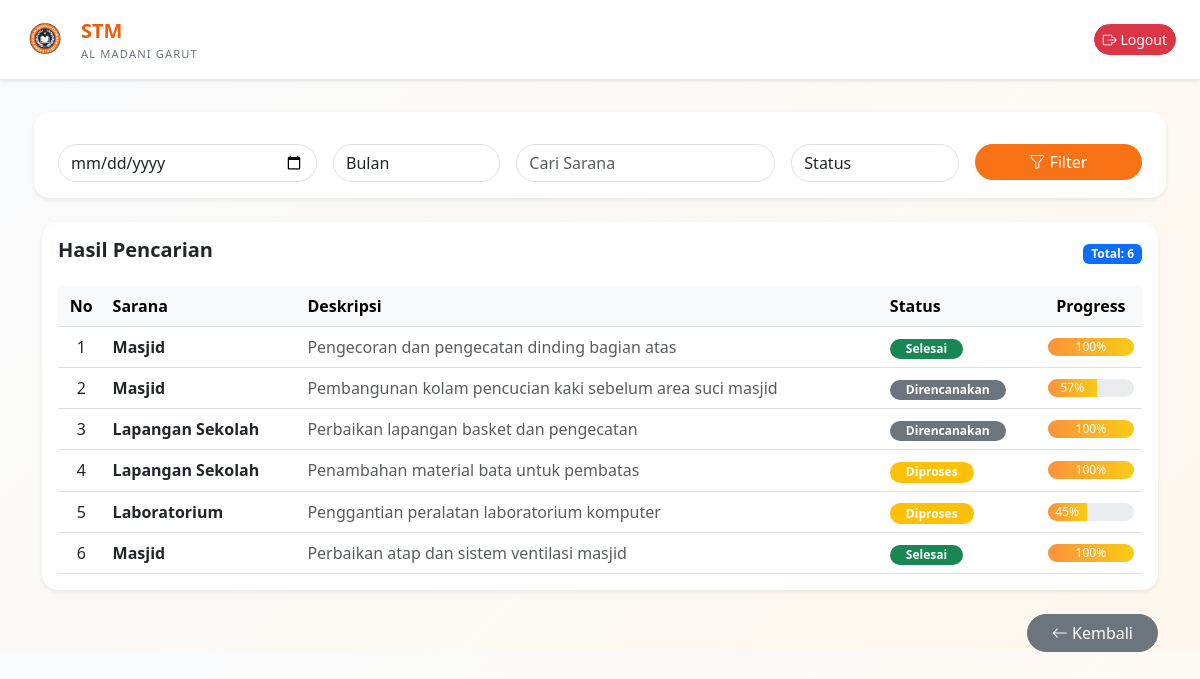
/admin/list_aspirasi.php, run on the app's committed database.
### tables this page shows
CREATE TABLE `data_aspirasi` (
  `id_aspirasi` int(11) NOT NULL,
  `sarana` varchar(100) NOT NULL,
  `deskripsi` text NOT NULL,
  `status` enum('direncanakan','diproses','selesai') DEFAULT 'direncanakan',
  `progress_persen` int(11) DEFAULT 0,
  `tanggal_mulai` date NOT NULL,
  `tanggal_selesai` date DEFAULT NULL,
  `created_at` timestamp NOT NULL DEFAULT current_timestamp(),
  `updated_at` timestamp NOT NULL DEFAULT current_timestamp() ON UPDATE current_timestamp()
);

### admin/list_aspirasi.php (the view, shortened to what this page needs)
<?php
include "../config/config.php";
$tanggal  = $_GET['tanggal'] ?? '';
$sarana   = $_GET['sarana'] ?? '';
$tanggal = mysqli_real_escape_string($koneksi, $tanggal);
$sarana  = mysqli_real_escape_string($koneksi, $sarana);
$query = "SELECT * FROM data_aspirasi WHERE 1=1";
$query .= " ORDER BY tanggal_mulai DESC";
$result = mysqli_query($koneksi, $query);
?>
<!DOCTYPE html>
<html lang="id">
<head>
<link href="https://cdn.jsdelivr.net/npm/bootstrap@5.3.0/dist/css/bootstrap.min.css" rel="stylesheet">
<link rel="stylesheet" href="https://cdn.jsdelivr.net/npm/bootstrap-icons@1.11.0/font/bootstrap-icons.css">
</head>
<body class="bg-gradient-to-br from-slate-50 to-orange-50 text-gray-800 pb-24">
<div class="top-header">
    <div class="top-header-content">
        <div class="top-header-logo">
            <img src="../img/logostm.png">
            <div class="top-header-brand">
                <span>STM</span>
                <small>AL MADANI GARUT</small>
            </div>
        </div>
        <a href="../auth/logout.php" class="btn btn-danger btn-sm rounded-pill">
            <i class="bi bi-box-arrow-right"></i> Logout
        </a>
    </div>
</div>
<div class="container mt-5">
    <form method="GET" class="row g-3 mb-4 bg-white p-3 rounded-4 shadow-sm">
        <div class="col-md-3">
            <input type="date" name="tanggal" class="form-control rounded-pill" value="<?= htmlspecialchars($tanggal) ?>">
        </div>
        <div class="col-md-2">
            <select name="bulan" class="form-control rounded-pill">
                <option value="">Bulan</option>
            </select>
        </div>
        <div class="col-md-3">
            <input type="text" name="sarana" class="form-control rounded-pill" placeholder="Cari Sarana" value="<?= htmlspecialchars($sarana) ?>">
        </div>
        <div class="col-md-2">
            <select name="status" class="form-control rounded-pill">
                <option value="">Status</option>
            </select>
        </div>
        <div class="col-md-2">
            <button class="btn btn-primary w-100 rounded-pill">
                <i class="bi bi-funnel"></i> Filter
            </button>
        </div>
    </form>
    <div class="card shadow-sm border-0">
        <div class="card-body p-3">
            <div class="d-flex justify-content-between align-items-center mb-3">
                <h5 class="fw-semibold">Hasil Pencarian</h5>
                <span class="badge bg-primary">Total: <?= mysqli_num_rows($result) ?></span>
            </div>
            <div class="table-responsive">
                <table class="table align-middle table-hover mb-0">
                    <thead class="table-light">
                        <tr>
                            <th class="text-center">No</th>
                            <th>Sarana</th>
                            <th>Deskripsi</th>
                            <th>Status</th>
                            <th class="text-center">Progress</th>
                        </tr>
                    </thead>
                    <tbody>
                    <?php
                    $no = 1;
                    while ($row = mysqli_fetch_assoc($result)) :
                        if ($row['status'] == 'selesai') $badge = 'success';
                        elseif ($row['status'] == 'diproses') $badge = 'warning';
                        else $badge = 'secondary';
                    ?>
                        <tr>
                            <td class="text-center"><?= $no++ ?></td>
                            <td class="fw-semibold"><?= htmlspecialchars($row['sarana']) ?></td>
                            <td class="text-muted"><?= htmlspecialchars($row['deskripsi']) ?></td>
                            <td>
                                <span class="badge bg-<?= $badge ?> rounded-pill px-3">
                                    <?= ucfirst($row['status']) ?>
                                </span>
                            </td>
                            <td>
                                <div class="progress rounded-pill" style="height: 18px;">
                                    <div class="progress-bar"
                                        style="width: <?= intval($row['progress_persen']) ?>%;">
                                        <?= intval($row['progress_persen']) ?>%
                                    </div>
                                </div>
                            </td>
                        </tr>
                    <?php endwhile; ?>
                    </tbody>
                </table>
            </div>
        </div>
    </div>
    <div class="mt-4 text-end">
        <a href="dashboard.php" class="btn btn-secondary rounded-pill px-4">
            <i class="bi bi-arrow-left"></i> Kembali
        </a>
    </div>
</div>
</body>
</html>

### admin/list_aspirasi.php (style rules this page uses)
body { background: linear-gradient(135deg, #f8fafc, #fff7ed); }
.card { border-radius: 16px; }
.btn-primary { background: #f97316; border: none; }
.progress-bar { background: linear-gradient(90deg, #fb923c, #facc15); }
.top-header { background: white; border-bottom: 1px solid #e5e7eb; padding: 1rem 0; box-shadow: 0 1px 3px rgba(0,0,0,0.1); position: sticky; top: 0; z-index: 40; }
.top-header-content { display: flex; justify-content: space-between; align-items: center; padding: 0 1.5rem; }
.top-header-logo { display: flex; align-items: center; gap: 0.75rem; }
.top-header-logo img { height: 45px; }
.top-header-brand { display: flex; flex-direction: column; }
.top-header-brand span { font-weight: 700; background: linear-gradient(to right, #ea580c, #f97316); -webkit-background-clip: text; -webkit-text-fill-color: transparent; background-clip: text; font-size: 1.25rem; }
.top-header-brand small { color: #6b7280; font-size: 0.7rem; font-weight: 500; letter-spacing: 0.1em; text-transform: uppercase; }

### data on the page
data_aspirasi: sarana "Masjid", deskripsi "Pengecoran dan pengecatan dinding bagian atas", status "Selesai", progress_persen "100"
data_aspirasi: sarana "Masjid", deskripsi "Pembangunan kolam pencucian kaki sebelum area suci masjid", status "Direncanakan", progress_persen "57"
data_aspirasi: sarana "Lapangan Sekolah", deskripsi "Perbaikan lapangan basket dan pengecatan", status "Direncanakan", progress_persen "100"
data_aspirasi: sarana "Lapangan Sekolah", deskripsi "Penambahan material bata untuk pembatas", status "Diproses", progress_persen "100"
data_aspirasi: sarana "Laboratorium", deskripsi "Penggantian peralatan laboratorium komputer", status "Diproses", progress_persen "45"
data_aspirasi: sarana "Masjid", deskripsi "Perbaikan atap dan sistem ventilasi masjid", status "Selesai", progress_persen "100"

### other printed values
mysqli_num_rows($result) "6"
